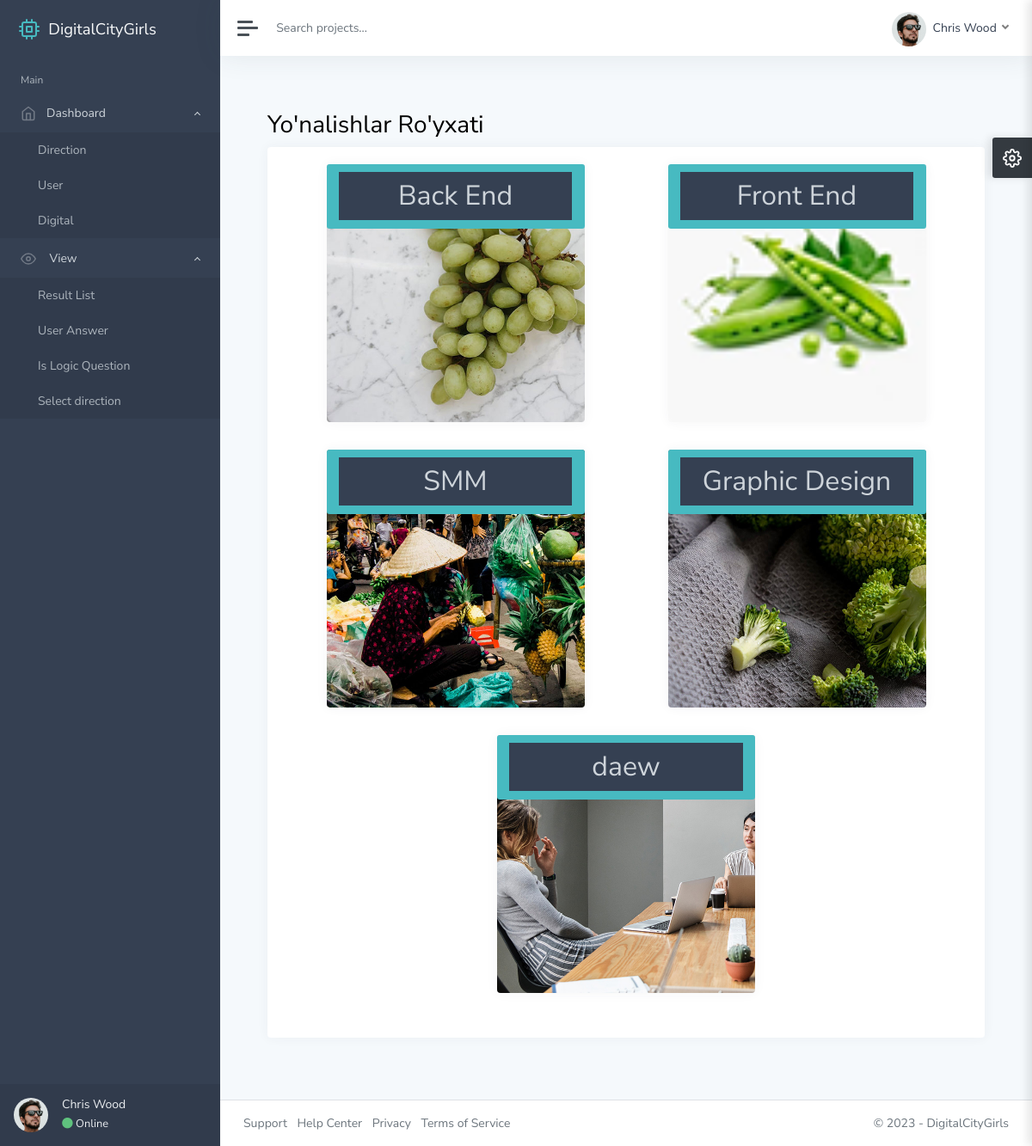
Page /ad/select-direction/ on the earlier database version.
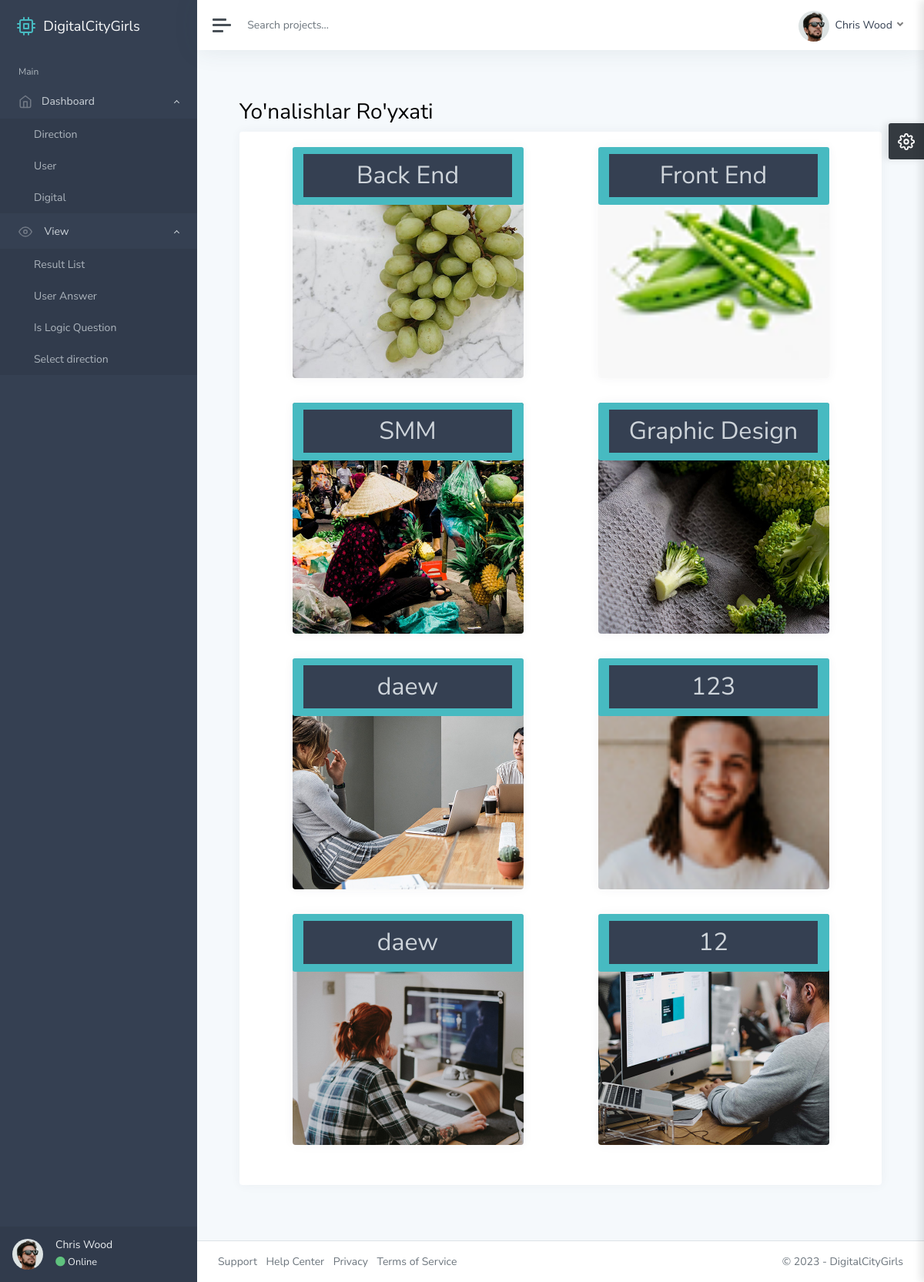
Same page on the later database version.
### main/models.py (models this page shows, shortened)
class Direction(models.Model):
    photo = models.ImageField()
    name = models.CharField(max_length=255)
    time = models.DurationField(default=0)
    question_count = models.PositiveIntegerField()
    is_logic = models.BooleanField(default=False)

### adminstrator/views.py (the view)
# urls.py: path('select-direction/', select_direction_view, name='select-direction'),
def select_direction_view(request):
    context = {
        "direction": Direction.objects.all(),
        "questions": Question.objects.all(),
    }
    return render(request, "select-direction.html", context)

### template/select-direction.html (shortened to what this page needs)
{% extends 'base.html' %}
{% block content %}
		<main class="content">
            <div class="container-fluid p-0">
                <div class="container">
                    <h1 class="mt-4">Yo'nalishlar Ro'yxati</h1>
                     <div class="card">
                         <div class="card-body">
                            <div style="display: flex; flex-wrap: wrap;
                               justify-content: space-around;">
                               {% for i in direction %}
                                  <div style="background-image: url('{{i.photo.url}}'); background-size: cover; width: 300px; height: 300px" class="card">
                                      <div class="badge bg-primary text-wrap fs-2">
                                          <a href="{% url 'direction-by-question' i.pk %}" class="sidebar-link">{{i.name}}</a>
                                      </div>
                                  </div>
                               {% endfor %}
                            </div>
                         </div>
                    </div>
                </div>
            </div>
        </main>
{% endblock content %}

### template/base.html (shortened to what this page needs)
{% load static %}
<!DOCTYPE html>
<html lang="en">
<head>
	<link href="https://cdn.jsdelivr.net/npm/bootstrap@5.3.2/dist/css/bootstrap.min.css" rel="stylesheet">
	 <link href="{% static 'css/classic.css' %}" rel="stylesheet">
</head>
<body >
	<div class="wrapper">
		<nav id="sidebar" class="sidebar">
			<div class="sidebar-content ">
				<a class="sidebar-brand" href="{% url 'index' %}">
					  <i class="align-middle" data-feather="cpu"></i>
					  <span class="align-middle">DigitalCityGirls</span>
        		</a>
				<ul  class="sidebar-nav">
					<li class="sidebar-header">
						Main
					</li>
					<li class="sidebar-item">
						<a href="#dashboards" data-toggle="collapse" class="sidebar-link">
             				 <i class="align-middle" data-feather="home"></i><span class="align-middle">Dashboard</span>
            			</a>
						<ul id="dashboards" class="sidebar-dropdown list-unstyled collapse show" data-parent="#sidebar">
							<li class="sidebar-item"><a class="sidebar-link" href="{% url 'direction' %}">Direction</a></li>
						</ul>
						<ul id="dashboards" class="sidebar-dropdown list-unstyled collapse show" data-parent="#sidebar">
							<li class="sidebar-item"><a class="sidebar-link" href="{% url 'user' %}">User</a></li>
						</ul>
						<ul id="dashboards" class="sidebar-dropdown list-unstyled collapse show" data-parent="#sidebar">
							<li class="sidebar-item"><a class="sidebar-link" href="{% url 'digital' %}">Digital</a></li>
						</ul>
						<a href="#dashboard" data-toggle="collapse" class="sidebar-link">
             				 <i class="align-middle" data-feather="eye"></i> <span class="align-middle">View</span>
            			</a>
						<ul id="dashboard" class="sidebar-dropdown list-unstyled collapse show" data-parent="#sidebar">
							<li class="sidebar-item"><a class="sidebar-link" href="{% url 'result-list' %}">Result List</a></li>
						</ul>
						<ul id="dashboard" class="sidebar-dropdown list-unstyled collapse show" data-parent="#sidebar">
							<li class="sidebar-item"><a class="sidebar-link" href="{% url 'user-answer' %}">User Answer</a></li>
						</ul>
						<ul id="dashboard" class="sidebar-dropdown list-unstyled collapse show" data-parent="#sidebar">
							<li class="sidebar-item"><a class="sidebar-link" href="{% url 'is-logic' %}">Is Logic Question</a></li>
						</ul>
						<ul id="dashboard" class="sidebar-dropdown list-unstyled collapse show" data-parent="#sidebar">
							<li class="sidebar-item"><a class="sidebar-link" href="{% url 'select-direction' %}">Select direction</a></li>
						</ul>
					</li>
				</ul>
				<div class="sidebar-bottom d-none d-lg-block">
					<div class="media">
						<img class="rounded-circle mr-3" src="{% static 'img\avatars\avatar.jpg' %}" alt="Chris Wood" width="40" height="40">
						<div class="media-body">
							<h5 class="mb-1">Chris Wood</h5>
							<div>
								<i class="fas fa-circle text-success"></i> Online
							</div>
						</div>
					</div>
				</div>
			</div>
		</nav>
		<div class="main">
			<nav class="navbar navbar-expand navbar-light bg-white">
				<a class="sidebar-toggle d-flex mr-2">
                   <i class="hamburger align-self-center"></i>
        		</a>
				<form class="form-inline d-none d-sm-inline-block">
					<input class="form-control form-control-no-border mr-sm-2" type="text" placeholder="Search projects..." aria-label="Search">
				</form>
				<div class="navbar-collapse collapse">
					<ul class="navbar-nav ml-auto">
						<li class="nav-item dropdown">
							<a class="nav-link dropdown-toggle d-none d-sm-inline-block" href="#" data-toggle="dropdown">
                				<img src="{% static 'img\avatars\avatar.jpg' %}" class="avatar img-fluid rounded-circle mr-1" alt="Chris Wood"> <span class="text-dark">Chris Wood</span>
							</a>
						</li>
					</ul>
				</div>
			</nav>
    {% block content %}
    {% endblock content %}
            <footer class="footer">
				<div class="container-fluid">
					<div class="row text-muted">
						<div class="col-6 text-left">
							<ul class="list-inline">
								<li class="list-inline-item">
									<a class="text-muted" href="#">Support</a>
								</li>
								<li class="list-inline-item">
									<a class="text-muted" href="#">Help Center</a>
								</li>
								<li class="list-inline-item">
									<a class="text-muted" href="#">Privacy</a>
								</li>
								<li class="list-inline-item">
									<a class="text-muted" href="#">Terms of Service</a>
								</li>
							</ul>
						</div>
						<div class="col-6 text-right">
							<p class="mb-0">
								&copy; 2023 - <a href="{% url 'index' %}" class="text-muted">DigitalCityGirls</a>
							</p>
						</div>
					</div>
				</div>
			</footer>
		</div>
	</div>
</body>
</html>

### template/base.html (style rules this page uses)
body { opacity: 0; }

Differences in the rows shown:
added Direction: photo (picture), name "123"
added Direction: photo (picture), name "daew"
added Direction: photo (picture), name "12"
